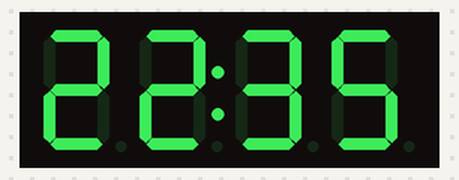
Recording of a sketch running on a simulated ESP8266 (NodeMCU). Parts: 4-digit seven-segment display. WiFi joins after 1.5 s; servers stay silent unless stated; network time is answered at once with the bench clock; the local clock reads 2024-03-15 10:24:30 at power-on unless the sketch sets it; what the sketch prints to the serial monitor is not drawn.

Above: at 1.6 s.
At 31.7 s:
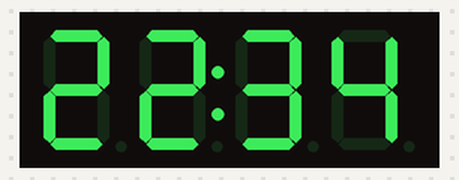
At 92.0 s:
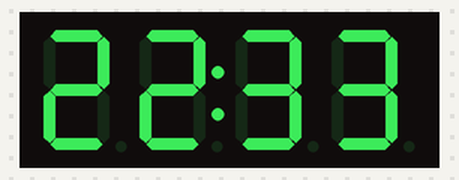

The sketch:

main.ino
```cpp
#include <ESP8266WiFi.h>
#include <WiFiUdp.h>
#include <TM1637Display.h>
#include <NTPClient.h>

#include "business.h"


// hard technical
const int CLK_DISPLAY_PIN = 5; // D1
const int DIO_DISPLAY_PIN = 4; // D2
const int COLON_DISPLAY_BITMASK = 0b01000000;

// soft technical
const int SERIAL_BAUD = 115200;
const int NTP_UPDATE_INTERVAL_IN_MINUTES = 60;
const int DISPLAY_MAX_BRIGHTNESS = 0x0a;
const int WIFI_CONNECTION_CHECK_INTERVAL = 500; // miliseconds
const int MAIN_LOOP_DELAY = 5000; // miliseconds

// derivative
const int NTP_UPDATE_INTERVAL = NTP_UPDATE_INTERVAL_IN_MINUTES * 60 * 1000; // miliseconds
const int TZ_DIFF_FROM_UTC = TZ_DIFF_FROM_UTC_IN_HOURS * 60 * 60; // seconds

TM1637Display display(CLK_DISPLAY_PIN, DIO_DISPLAY_PIN);
WiFiUDP ntpUDP;
NTPClient timeClient(ntpUDP);


void setup()
{
    timeClient.setTimeOffset(TZ_DIFF_FROM_UTC);
    timeClient.setUpdateInterval(NTP_UPDATE_INTERVAL); // 1h in miliseconds

    Serial.begin(SERIAL_BAUD);
    WiFi.begin(SSID, PASSWORD);
    timeClient.begin();

    while (WiFi.status() != WL_CONNECTED)
    {
        Serial.print(".");
        delay(WIFI_CONNECTION_CHECK_INTERVAL);
    }
    Serial.println("\nconnected!");

    display.setBrightness(DISPLAY_MAX_BRIGHTNESS);
}


void loop()
{
    timeClient.update();

    Moment m = Moment(timeClient.getHours(), timeClient.getMinutes(), timeClient.getSeconds());

    Timedelta t = computeRemainingSleepTime(m);

    display.showNumberDecEx(formatTimedeltaForDisplay(t), 0 | COLON_DISPLAY_BITMASK);

    delay(MAIN_LOOP_DELAY);
}
```

business.h
```cpp
#include "conf.h"

// cpt. obvious
const int MINUTES_IN_HOUR = 60;
const int HOURS_IN_DAY = 24;


struct Moment
{
    int hours;
    int minutes;
    int seconds;

    Moment(int hours, int minutes, int seconds)
    {
        this->hours = hours;
        this->minutes = minutes;
        this->seconds = seconds;
    }
};


struct Timedelta
{
    int hours;
    int minutes;
    int seconds;

    Timedelta(int hours, int minutes, int seconds)
    {
        this->hours = hours;
        this->minutes = minutes;
        this->seconds = seconds;
    }
};


Timedelta computeRemainingSleepTime(Moment moment)
{
    int dayToHoursReminder = moment.hours >= WAKE_UP_HOUR
        ? HOURS_IN_DAY
        : 0
    ;

    int secondsToMinutesBorrow = moment.seconds == 0
        ? 0
        : 1
    ;

    int minutesDiff = (MINUTES_IN_HOUR - moment.minutes - secondsToMinutesBorrow) % MINUTES_IN_HOUR;

    int minutesToHoursBorrow = minutesDiff == 0
        ? 0
        : 1
    ;

    int hoursDiff = WAKE_UP_HOUR - moment.hours + dayToHoursReminder - minutesToHoursBorrow;

    return Timedelta(hoursDiff, minutesDiff, 0);
}


// display takes a single 4 digit number, need to shift hours by 2 digits
int formatTimedeltaForDisplay(Timedelta t)
{
    return t.hours * 100 + t.minutes;
}
```

conf.h
```cpp
const int TZ_DIFF_FROM_UTC_IN_HOURS = 1;
const int WAKE_UP_HOUR = 9;

// wifi
const char * SSID     = "<SSID>";
const char * PASSWORD = "<WIFRU_PASS>";
```

Measured:
- what the display in image 0 shows lasts 30.1 s, from 1.6 s to 31.7 s
- what the display in image 1 shows lasts 60.2 s, from 31.7 s to 91.9 s
